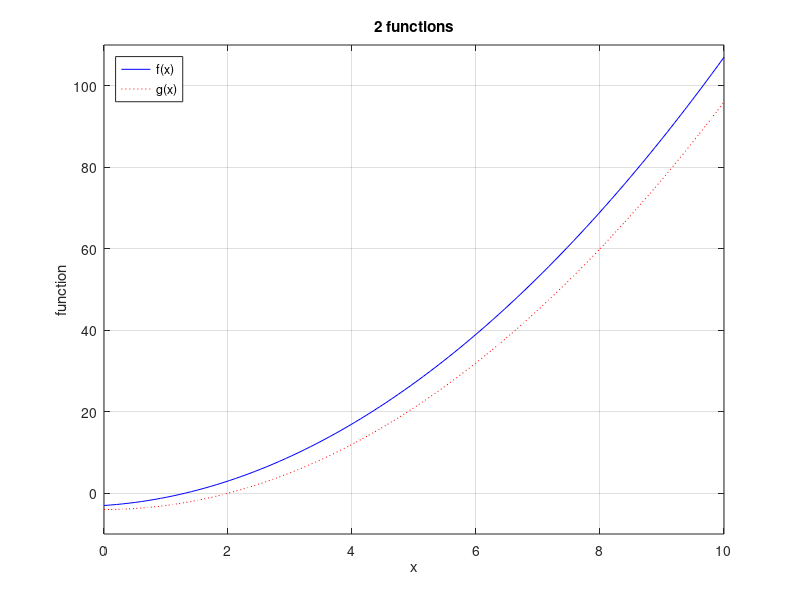

Recreate this plot in MATLAB.
% Revisions on plotting

% 1. Create x
x = linspace(0, 10, 100)      % start, end, # values

% 2. Create values of functions
% Remember the usage of .!

f= x.^2+x-3
g= x.^2-4

% 3. Create plots
figure(1)
plot(x, f, 'b-', x, g, 'r:')
title("2 functions")
xlabel("x")
ylabel("function")
legend('f(x)', 'g(x)', 'location', 'northwest')
axis([0 10 -10 110])
grid on